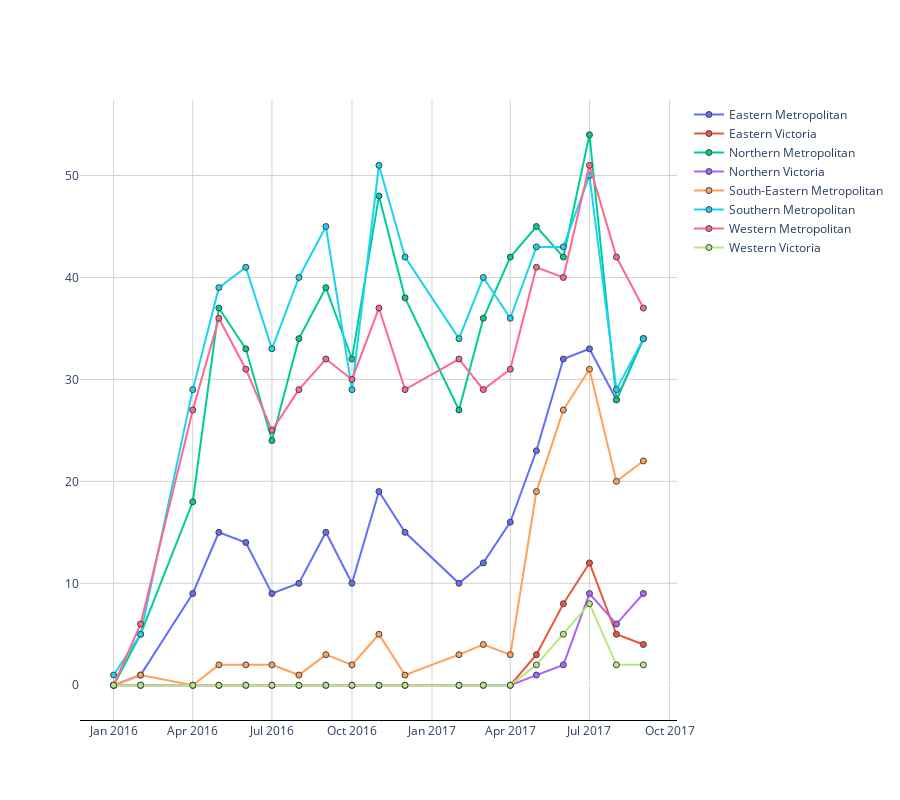

Source (notebook cell):
### Code cell
fig = plot_2D(sellers_count)
fig.show()

### Figure 1 — Plotly figure (JSON) as saved in the notebook; plotly's stock layout.template omitted (floating-point values rounded to 4 significant figures)
{"data": [{"fill": "none", "marker": {"line": {"width": 1}}, "mode": "lines+markers", "name": "Eastern Metropolitan", "type": "scatter", "x": ["2016-01", "2016-02", "2016-04", "2016-05", "2016-06", "2016-07", "2016-08", "2016-09", "2016-10", "2016-11", "2016-12", "2017-02", "2017-03", "2017-04", "2017-05", "2017-06", "2017-07", "2017-08", "2017-09"], "y": [0, 1, 9, 15, 14, 9, 10, 15, 10, 19, 15, 10, 12, 16, 23, 32, 33, 28, 34]}, {"fill": "none", "marker": {"line": {"width": 1}}, "mode": "lines+markers", "name": "Eastern Victoria", "type": "scatter", "x": ["2016-01", "2016-02", "2016-04", "2016-05", "2016-06", "2016-07", "2016-08", "2016-09", "2016-10", "2016-11", "2016-12", "2017-02", "2017-03", "2017-04", "2017-05", "2017-06", "2017-07", "2017-08", "2017-09"], "y": [0, 0, 0, 0, 0, 0, 0, 0, 0, 0, 0, 0, 0, 0, 3, 8, 12, 5, 4]}, {"fill": "none", "marker": {"line": {"width": 1}}, "mode": "lines+markers", "name": "Northern Metropolitan", "type": "scatter", "x": ["2016-01", "2016-02", "2016-04", "2016-05", "2016-06", "2016-07", "2016-08", "2016-09", "2016-10", "2016-11", "2016-12", "2017-02", "2017-03", "2017-04", "2017-05", "2017-06", "2017-07", "2017-08", "2017-09"], "y": [0, 5, 18, 37, 33, 24, 34, 39, 32, 48, 38, 27, 36, 42, 45, 42, 54, 28, 34]}, {"fill": "none", "marker": {"line": {"width": 1}}, "mode": "lines+markers", "name": "Northern Victoria", "type": "scatter", "x": ["2016-01", "2016-02", "2016-04", "2016-05", "2016-06", "2016-07", "2016-08", "2016-09", "2016-10", "2016-11", "2016-12", "2017-02", "2017-03", "2017-04", "2017-05", "2017-06", "2017-07", "2017-08", "2017-09"], "y": [0, 0, 0, 0, 0, 0, 0, 0, 0, 0, 0, 0, 0, 0, 1, 2, 9, 6, 9]}, {"fill": "none", "marker": {"line": {"width": 1}}, "mode": "lines+markers", "name": "South-Eastern Metropolitan", "type": "scatter", "x": ["2016-01", "2016-02", "2016-04", "2016-05", "2016-06", "2016-07", "2016-08", "2016-09", "2016-10", "2016-11", "2016-12", "2017-02", "2017-03", "2017-04", "2017-05", "2017-06", "2017-07", "2017-08", "2017-09"], "y": [0, 1, 0, 2, 2, 2, 1, 3, 2, 5, 1, 3, 4, 3, 19, 27, 31, 20, 22]}, {"fill": "none", "marker": {"line": {"width": 1}}, "mode": "lines+markers", "name": "Southern Metropolitan", "type": "scatter", "x": ["2016-01", "2016-02", "2016-04", "2016-05", "2016-06", "2016-07", "2016-08", "2016-09", "2016-10", "2016-11", "2016-12", "2017-02", "2017-03", "2017-04", "2017-05", "2017-06", "2017-07", "2017-08", "2017-09"], "y": [1, 5, 29, 39, 41, 33, 40, 45, 29, 51, 42, 34, 40, 36, 43, 43, 50, 29, 34]}, {"fill": "none", "marker": {"line": {"width": 1}}, "mode": "lines+markers", "name": "Western Metropolitan", "type": "scatter", "x": ["2016-01", "2016-02", "2016-04", "2016-05", "2016-06", "2016-07", "2016-08", "2016-09", "2016-10", "2016-11", "2016-12", "2017-02", "2017-03", "2017-04", "2017-05", "2017-06", "2017-07", "2017-08", "2017-09"], "y": [0, 6, 27, 36, 31, 25, 29, 32, 30, 37, 29, 32, 29, 31, 41, 40, 51, 42, 37]}, {"fill": "none", "marker": {"line": {"width": 1}}, "mode": "lines+markers", "name": "Western Victoria", "type": "scatter", "x": ["2016-01", "2016-02", "2016-04", "2016-05", "2016-06", "2016-07", "2016-08", "2016-09", "2016-10", "2016-11", "2016-12", "2017-02", "2017-03", "2017-04", "2017-05", "2017-06", "2017-07", "2017-08", "2017-09"], "y": [0, 0, 0, 0, 0, 0, 0, 0, 0, 0, 0, 0, 0, 0, 2, 5, 8, 2, 2]}], "layout": {"barmode": "group", "height": 800, "plot_bgcolor": "white", "title": {"text": ""}, "xaxis": {"gridcolor": "lightgray", "linecolor": "black", "showline": true}, "yaxis": {"gridcolor": "lightgray"}}}
